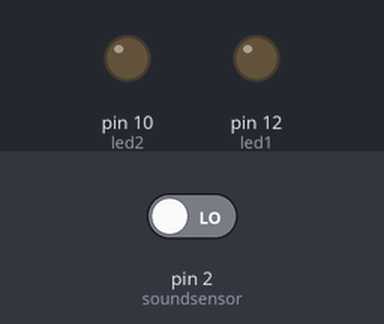
Bench run of a sketch on a simulated Arduino Uno, built with avr-gcc and run on an emulated ATmega328P. Parts: output pins drawn as LEDs (lit = HIGH). The test bench sets the inputs (shaded band); at power-on: pin 2 (soundsensor) LOW.

Above: at 1.2 s.
1.3 s: pin 2 (soundsensor) driven HIGH
At 2.3 s:
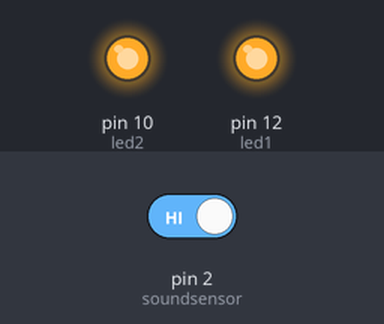
2.8 s: pin 2 (soundsensor) driven LOW
At 3.4 s:
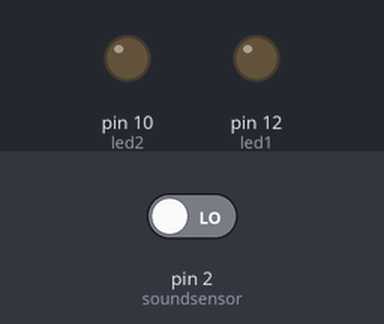
Timing chart, 0 to 5.8 s (numbered marks = the images above; inputs shaded):
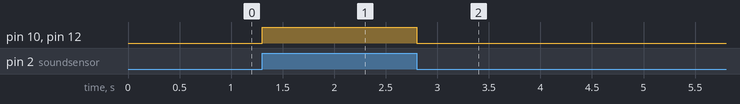

The sketch:

SoundAutomatedLights.ino
```cpp
// declaring variables to tie the sensor and each LED to their respective pin.
int soundsensor = 2;
int led1 = 12;
int led2 = 10;

// SETUP.
void setup() {

  // declaring the sensor as input.
  pinMode(soundsensor, INPUT);

  // declaring the two LED's as output.
  pinMode(led1, OUTPUT);
  pinMode(led2, OUTPUT);
}

// MAIN-LOOP.
void loop() {

  // creating an if-statement to check if the sensor senses sound.
  if (digitalRead(soundsensor) == HIGH){

    // code to flash the LED's if the condition is met.
    digitalWrite(led1, HIGH);
    digitalWrite(led2, HIGH);

    // code to add the delay for an effect.
    delay(250);
  }

  // creating an else statement to operate the LED's differently if no sound is detected.
  else {

    // code to make the LED stop flashing if no sound is detected.
    digitalWrite(led1, LOW);
    digitalWrite(led2, LOW);
  }
}
```

Measured:
- after the input at 1.3 s, pin 10 (led2), pin 12 (led1): LOW → HIGH at once
- after the input at 2.8 s, pin 10 (led2), pin 12 (led1): HIGH → LOW at once
